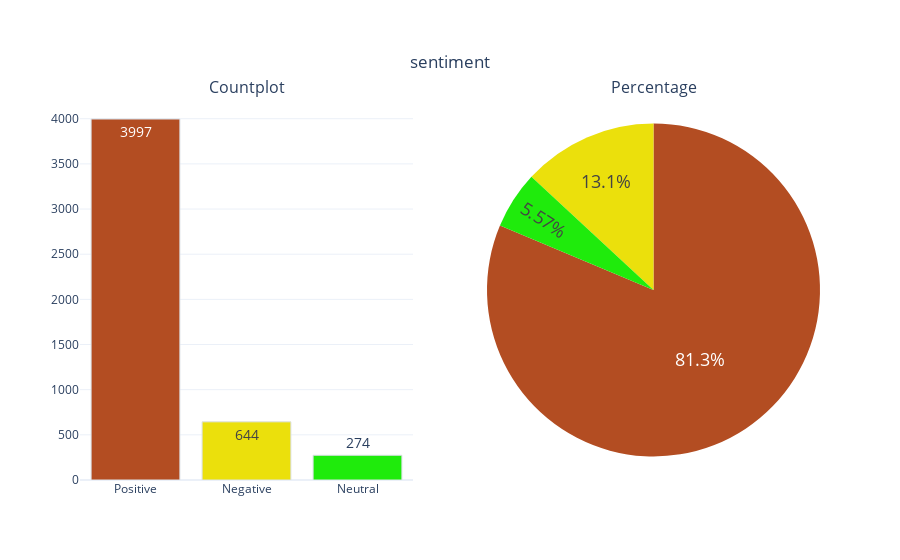

Notebook code cell kept with this figure:
### Code cell
categorical_variable_summary(df,'sentiment')

### Figure 1 — Plotly figure (JSON) as saved in the notebook; plotly's stock layout.template omitted (floating-point values rounded to 4 significant figures)
{"data": [{"marker": {"color": ["#B34D22", "#EBE00C", "#1FEB0C"], "line": {"color": "#DBE0E6", "width": 1}}, "name": "sentiment", "showlegend": false, "text": ["3997", "644", "274"], "textfont": {"size": 14}, "textposition": "auto", "type": "bar", "x": ["Positive", "Negative", "Neutral"], "xaxis": "x", "y": [3997, 644, 274], "yaxis": "y"}, {"domain": {"x": [0.55, 1], "y": [0, 1]}, "labels": ["Positive", "Negative", "Neutral"], "marker": {"colors": ["#B34D22", "#EBE00C", "#1FEB0C", "#0C92EB", "#EB0CD5"]}, "name": "sentiment", "showlegend": false, "textfont": {"size": 18}, "textposition": "auto", "type": "pie", "values": [3997, 644, 274]}], "layout": {"annotations": [{"font": {"size": 16}, "showarrow": false, "text": "Countplot", "x": 0.225, "xanchor": "center", "xref": "paper", "y": 1, "yanchor": "bottom", "yref": "paper"}, {"font": {"size": 16}, "showarrow": false, "text": "Percentage", "x": 0.775, "xanchor": "center", "xref": "paper", "y": 1, "yanchor": "bottom", "yref": "paper"}], "autosize": true, "title": {"text": "sentiment", "x": 0.5, "xanchor": "center", "y": 0.9, "yanchor": "top"}, "xaxis": {"anchor": "y", "autorange": true, "domain": [0, 0.45], "range": [-0.5, 2.5], "type": "category"}, "yaxis": {"anchor": "x", "autorange": true, "domain": [0, 1], "range": [0, 4207.0], "type": "linear"}}}
